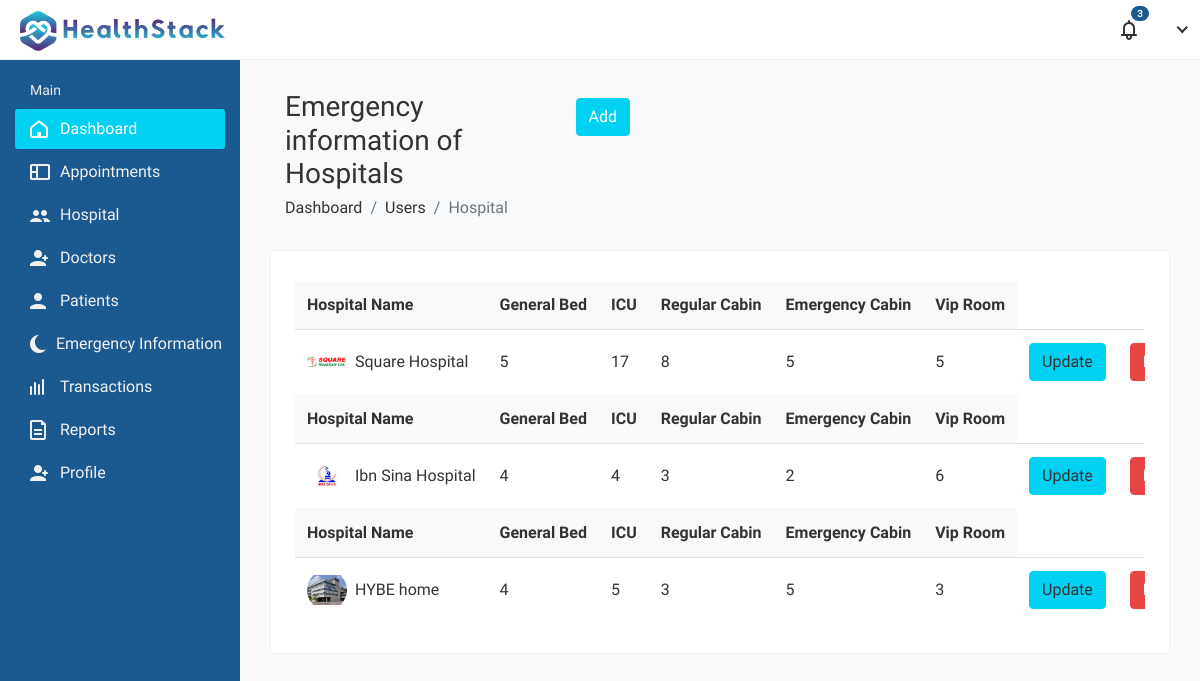
The page /hospital_admin/emergency/ on the database its author committed.
### hospital/models.py (models this page shows, shortened)
class Hospital_Information(models.Model):
    HOSPITAL_TYPE = (
        ('private', 'Private hospital'),
        ('public', 'Public hospital'),
    )
    hospital_id = models.AutoField(primary_key=True)
    name = models.CharField(max_length=200, null=True, blank=True)
    address = models.CharField(max_length=200, null=True, blank=True)
    featured_image = models.ImageField(
        upload_to='hospitals/', default='hospitals/default.png', null=True, blank=True)
    email = models.EmailField(max_length=200, null=True, blank=True)
    phone_number = models.IntegerField(null=True, blank=True)
    hospital_type = models.CharField(max_length=200, choices=HOSPITAL_TYPE)
    general_bed_no = models.IntegerField(null=True, blank=True)
    available_icu_no = models.IntegerField(null=True, blank=True)
    regular_cabin_no = models.IntegerField(null=True, blank=True)
    emergency_cabin_no = models.IntegerField(null=True, blank=True)
    vip_cabin_no = models.IntegerField(null=True, blank=True)

### hospital_admin/views.py (the view)
# urls.py: path('emergency/', views.emergency_details,name='emergency'),
def emergency_details(request):
    hospitals = Hospital_Information.objects.all()
    return render(request, 'hospital_admin/emergency.html', {'all': hospitals})

### templates/hospital_admin/emergency.html (shortened to what this page needs)
{%load static%}
<!DOCTYPE html>
<html lang="en">
<head>
        <link rel="stylesheet" href="{% static 'HealthStack-System/css/admin/bootstrap.min.css'%}">
        <link rel="stylesheet" href="{% static 'HealthStack-System/css/admin/font-awesome.min.css'%}">
        <link rel="stylesheet" href="{% static 'HealthStack-System/admin_assets/css/feathericon.min.css'%}">
		<link rel="stylesheet" href="{% static 'HealthStack-System/plugins/admin/datatables/datatables.min.css'%}">
        <link rel="stylesheet" href="{% static 'HealthStack-System/css/admin/style.css'%}">
    </head>
    <body>
        <div class="main-wrapper">
			<header class="header">{% include 'hospital_admin/hospital-admin-navbar.html' %}</header>
			<aside class="sidebar" id="sidebar">
				{% include 'hospital_admin/hospital-admin-sidebar.html' %} </aside>
            <div class="page-wrapper">
                <div class="content container-fluid">
					<div class="col-sm-5 col">
						<a href="{% url 'add-emergency-information' %}"  class="btn btn-primary float-right mt-2">Add</a>
					</div>
					<div class="page-header">
						<div class="row">
							<div class="col-sm-12">
								<h3 class="page-title">Emergency information of Hospitals</h3>
								<ul class="breadcrumb">
									<li class="breadcrumb-item"><a href="index.html">Dashboard</a></li>
									<li class="breadcrumb-item"><a href="javascript:(0);">Users</a></li>
									<li class="breadcrumb-item active">Hospital</li>
								</ul>
							</div>
						</div>
					</div>
					<div class="row">
						<div class="col-sm-12">
							<div class="card">
								<div class="card-body">
									<div class="table-responsive">
										<table class="datatable table table-hover table-center mb-0">
											{% for hospitals in all%}
											<thead>
												<tr>
													<th>Hospital Name</th>
													<th>General Bed </th>
													<th>ICU</th>
													<th>Regular Cabin </th>
													<th>Emergency Cabin </th>
													<th>Vip Room</th>
												</tr>
											</thead>
												<tr>
													<td>
														<h2 class="table-avatar">
															<a href="" class="avatar avatar-sm mr-2"><img class="avatar-img rounded-circle" src="{{hospitals.featured_image.url}}" alt="User Image"></a>
															<a>{{hospitals.name}}</a>
														</h2>
													</td>
													<td>{{hospitals.general_bed_no}}</td>
													<td>{{hospitals.available_icu_no}}</td>
                                                    <td>{{hospitals.regular_cabin_no}}</td>
												    <td>{{hospitals.emergency_cabin_no}}</td>
													<td>{{hospitals.vip_cabin_no}}</td>
													<td><a class="btn btn-primary btn-m" data-toggle="modal" data-target="#exampleModal" data-whatever="@mdo">Update </a></td>
													<td><a href="javascript:(0);" onclick="return confirm('Are you sure you want to Delete?');" class="btn btn-danger btn-m">Delete</a></td>
												</tr>
											{% endfor %}
										</table>
									</div>
								</div>
							</div>
						</div>
					</div>
				</div>
			</div>
        </div>
    </body>
</html>

### rows shown on the page
Hospital_Information: featured_image (picture), name "Square Hospital", general_bed_no "5", available_icu_no "17", regular_cabin_no "8", emergency_cabin_no "5", vip_cabin_no "5"
Hospital_Information: featured_image (picture), name "Ibn Sina Hospital", general_bed_no "4", available_icu_no "4", regular_cabin_no "3", emergency_cabin_no "2", vip_cabin_no "6"
Hospital_Information: featured_image (picture), name "HYBE home", general_bed_no "4", available_icu_no "5", regular_cabin_no "3", emergency_cabin_no "5", vip_cabin_no "3"
